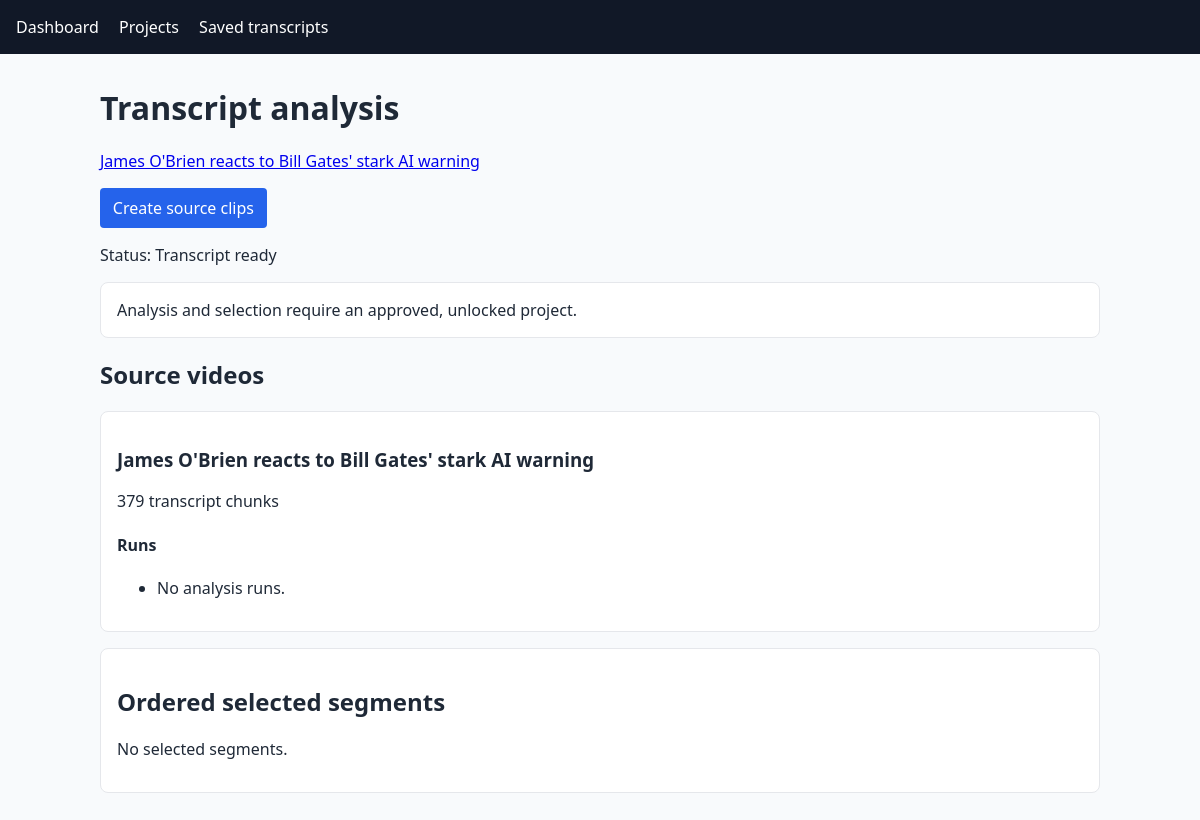
The page /analysis/projects/2/ (signed in) on the database as committed earlier.
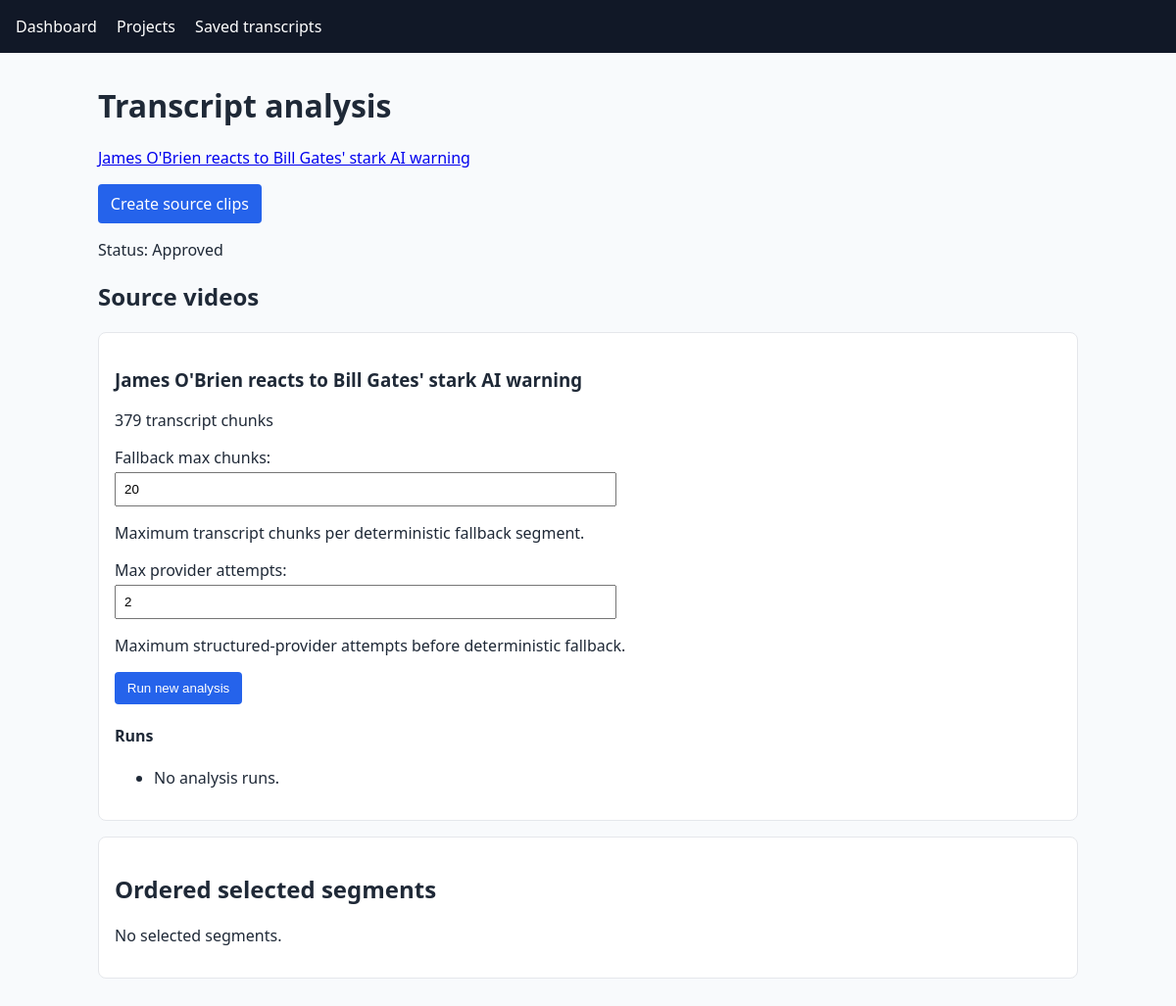
The same page on the database as committed later.
### scraper/models.py (models this page shows, shortened)
class VideoProject(models.Model):
    class Status(models.TextChoices):
        DRAFT = "draft", "Draft"
        TRANSCRIPT_READY = "transcript_ready", "Transcript ready"
        APPROVED = "approved", "Approved"
        ARCHIVED = "archived", "Archived"
        FAILED = "failed", "Failed"
    owner = models.ForeignKey(
        settings.AUTH_USER_MODEL,
        on_delete=models.PROTECT,
        related_name="video_projects",
    )
    title = models.CharField(max_length=255)
    description = models.TextField(blank=True)
    expected_duration = models.PositiveIntegerField(null=True, blank=True)
    status = models.CharField(max_length=20, choices=Status.choices, default=Status.DRAFT)
    is_locked = models.BooleanField(default=False)
    created_at = models.DateTimeField(auto_now_add=True)
    updated_at = models.DateTimeField(auto_now=True)
    approved_at = models.DateTimeField(null=True, blank=True)
    archived_at = models.DateTimeField(null=True, blank=True)
    locked_at = models.DateTimeField(null=True, blank=True)
    class Meta:
        ordering = ["-updated_at"]
        indexes = [models.Index(fields=["owner", "status"], name="project_owner_status_idx")]

class SourceVideo(models.Model):
    class TranscriptStatus(models.TextChoices):
        PENDING = "pending", "Pending"
        FETCHING = "fetching", "Fetching"
        COMPLETED = "completed", "Completed"
        FAILED = "failed", "Failed"
    project = models.ForeignKey(VideoProject, on_delete=models.CASCADE, related_name="source_videos")
    youtube_url = models.URLField()
    youtube_video_id = models.CharField(max_length=11, validators=[youtube_id_validator])
    title = models.CharField(max_length=255)
    channel = models.CharField(max_length=255, blank=True)
    duration = models.PositiveIntegerField(null=True, blank=True)
    thumbnail_url = models.URLField(blank=True)
    transcript_status = models.CharField(
        max_length=20,
        choices=TranscriptStatus.choices,
        default=TranscriptStatus.PENDING,
    )
    legacy_scraped_video_id = models.PositiveBigIntegerField(
        null=True,
        blank=True,
        unique=True,
        editable=False,
    )
    created_at = models.DateTimeField(auto_now_add=True)
    updated_at = models.DateTimeField(auto_now=True)
    class Meta:
        ordering = ["-created_at"]
        constraints = [
            models.UniqueConstraint(
                fields=["project", "youtube_video_id"],
                name="unique_project_youtube_video",
            ),
        ]
        indexes = [
            models.Index(fields=["project", "-created_at"], name="source_project_saved_idx"),
        ]

### analysis/views.py (the view)
# urls.py: path("projects/<int:project_pk>/", views.project_dashboard, name="project_dashboard"),
@login_required
def project_dashboard(request, project_pk):
    project = get_object_or_404(project_queryset_for(request.user), pk=project_pk)
    sources = list(project.source_videos.prefetch_related("analysis_runs").order_by("created_at"))
    for source in sources:
        for run in source.analysis_runs.all():
            run.is_stale_for_display = AnalysisService.is_stale(run)
    selections = project.segment_selections.select_related(
        "analysis_segment__analysis_run__source_video"
    ).order_by("order")
    return render(
        request,
        "analysis/project_dashboard.html",
        {
            "project": project,
            "sources": sources,
            "selections": selections,
            "configuration_form": AnalysisConfigurationForm(),
        },
    )

### analysis/forms.py
class AnalysisConfigurationForm(forms.Form):
    fallback_max_chunks = forms.IntegerField(
        min_value=1,
        max_value=100,
        initial=20,
        help_text="Maximum transcript chunks per deterministic fallback segment.",
    )
    max_provider_attempts = forms.IntegerField(
        min_value=1,
        max_value=3,
        initial=2,
        help_text="Maximum structured-provider attempts before deterministic fallback.",
    )

### analysis/views.py (called while the page is built)
def project_queryset_for(user):
    queryset = VideoProject.objects.select_related("owner")
    return queryset if user.is_staff or user.is_superuser else queryset.filter(owner=user)

### analysis/templates/analysis/project_dashboard.html (shortened to what this page needs)
{% extends "scraper/base.html" %}
{% block content %}
<h1>Transcript analysis</h1>
<p><a href="{% url 'project_detail' project.pk %}">{{ project.title }}</a></p>
<p><a class="button" href="{% url 'production:project_clips' project.pk %}">Create source clips</a></p>
<p>Status: {{ project.get_status_display }}{% if project.is_locked %} · Locked{% endif %}</p>
{% if project.status != "approved" or project.is_locked %}
<div class="card">Analysis and selection require an approved, unlocked project.</div>
{% endif %}
<section>
    <h2>Source videos</h2>
    {% for source in sources %}
    <article class="card">
        <h3>{{ source.title }}</h3>
        <p>{{ source.transcript_chunks.count }} transcript chunks</p>
        {% if project.status == "approved" and not project.is_locked %}
        <form method="post" action="{% url 'analysis:run_analysis' source.pk %}">
            {{ configuration_form.as_p }}
            <button type="submit">Run new analysis</button>
        </form>
        {% endif %}
        <h4>Runs</h4>
        <ul>
        {% for run in source.analysis_runs.all %}
            <li>
                <a href="{% url 'analysis:run_detail' run.pk %}">Version {{ run.version }}</a>
                — {{ run.get_status_display }}
                {% if run.used_fallback %} · fallback{% endif %}
                {% if run.is_stale_for_display %} · stale{% endif %}
            </li>
        {% empty %}<li>No analysis runs.</li>{% endfor %}
        </ul>
    </article>
    {% empty %}<p>No source videos.</p>{% endfor %}
</section>
<section class="card">
    <h2>Ordered selected segments</h2>
    {% if selections %}
    <form method="post" action="{% url 'analysis:reorder_selections' project.pk %}">
        {% csrf_token %}
        <ol>
        {% for selection in selections %}
            <li>
                <input type="number" min="1" max="{{ selections|length }}" name="position_{{ selection.pk }}" value="{{ selection.order }}" style="width:5rem;display:inline">
                {{ selection.analysis_segment.title }}
                <span class="muted">({{ selection.analysis_segment.analysis_run.source_video.title }})</span>
            </li>
        {% endfor %}
        </ol>
        {% if project.status == "approved" and not project.is_locked %}<button type="submit">Update order</button>{% endif %}
    </form>
    {% else %}<p>No selected segments.</p>{% endif %}
</section>
{% endblock %}

Rows that differ between the two databases and show on the page:
changed VideoProject "James O'Brien reacts to Bill Gates' stark AI warning": status "Transcript ready" → "Approved"
shown differently, row unchanged: SourceVideo "James O'Brien reacts to Bill Gates' stark AI warning": fallback_max_chunks (not shown) → "20"; max_provider_attempts (not shown) → "2"
Other text that changed with them:
text no longer shown: "Analysis and selection require an approved, unlocked project."
